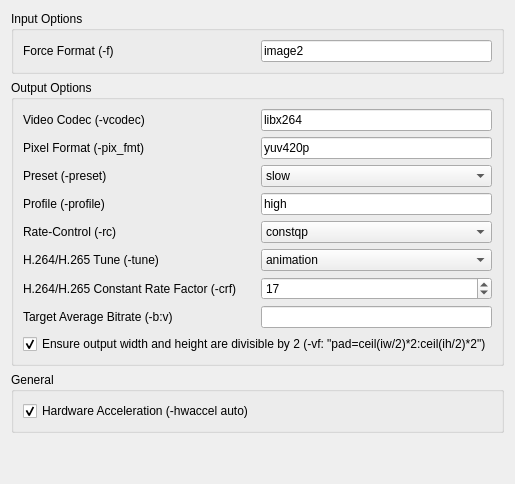
              <widget class="QWidget" name="ffmpegAssembleVideoTab">
               <attribute name="title">
                <string>Video Assembly</string>
               </attribute>
               <layout class="QVBoxLayout" name="verticalLayout_23">
                <item>
                 <widget class="QGroupBox" name="ffmpegAssembleVideoInputOptionsGroupBox">
                  <property name="title">
                   <string>Input Options</string>
                  </property>
                  <layout class="QVBoxLayout" name="verticalLayout_25">
                   <item>
                    <layout class="QHBoxLayout" name="ffmpegAssembleVideoInputOptionsForceFormatHorizontalLayout">
                     <item>
                      <widget class="QLabel" name="ffmpegAssembleVideoInputOptionsForceFormatLabel">
                       <property name="text">
                        <string>Force Format (-f)</string>
                       </property>
                      </widget>
                     </item>
                     <item>
                      <widget class="QLineEdit" name="ffmpegAssembleVideoInputOptionsForceFormatLineEdit">
                       <property name="sizePolicy">
                        <sizepolicy hsizetype="Preferred" vsizetype="Fixed">
                         <horstretch>0</horstretch>
                         <verstretch>0</verstretch>
                        </sizepolicy>
                       </property>
                       <property name="text">
                        <string>image2</string>
                       </property>
                      </widget>
                     </item>
                    </layout>
                   </item>
                  </layout>
                 </widget>
                </item>
                <item>
                 <widget class="QGroupBox" name="ffmpegAssembleVideoOutputOptionsGroupBox">
                  <property name="title">
                   <string>Output Options</string>
                  </property>
                  <layout class="QVBoxLayout" name="verticalLayout_26">
                   <item>
                    <layout class="QHBoxLayout" name="ffmpegAssembleVideoOutputOptionsVideoCodecHorizontalLayout">
                     <item>
                      <widget class="QLabel" name="ffmpegAssembleVideoOutputOptionsVideoCodecLabel">
                       <property name="text">
                        <string>Video Codec (-vcodec)</string>
                       </property>
                      </widget>
                     </item>
                     <item>
                      <widget class="QLineEdit" name="ffmpegAssembleVideoOutputOptionsVideoCodecLineEdit">
                       <property name="sizePolicy">
                        <sizepolicy hsizetype="Preferred" vsizetype="Fixed">
                         <horstretch>0</horstretch>
                         <verstretch>0</verstretch>
                        </sizepolicy>
                       </property>
                       <property name="text">
                        <string>libx264</string>
                       </property>
                      </widget>
                     </item>
                    </layout>
                   </item>
                   <item>
                    <layout class="QHBoxLayout" name="ffmpegAssembleVideoOutputOptionsPixelFormatHorizontalLayout">
                     <item>
                      <widget class="QLabel" name="ffmpegAssembleVideoOutputOptionsPixelFormatLabel">
                       <property name="text">
                        <string>Pixel Format (-pix_fmt)</string>
                       </property>
                      </widget>
                     </item>
                     <item>
                      <widget class="QLineEdit" name="ffmpegAssembleVideoOutputOptionsPixelFormatLineEdit">
                       <property name="sizePolicy">
                        <sizepolicy hsizetype="Preferred" vsizetype="Fixed">
                         <horstretch>0</horstretch>
                         <verstretch>0</verstretch>
                        </sizepolicy>
                       </property>
                       <property name="text">
                        <string>yuv420p</string>
                       </property>
                      </widget>
                     </item>
                    </layout>
                   </item>
                   <item>
                    <layout class="QHBoxLayout" name="ffmpegAssembleVideoOutputOptionsGPUEncodingPresetHorizontalLayout">
                     <item>
                      <widget class="QLabel" name="ffmpegAssembleVideoOutputOptionsGPUEncodingPresetLabel">
                       <property name="text">
                        <string>Preset (-preset)</string>
                       </property>
                      </widget>
                     </item>
                     <item>
                      <widget class="QComboBox" name="ffmpegAssembleVideoOutputOptionsGPUEncodingPresetComboBox">
                       <item>
                        <property name="text">
                         <string>slow</string>
                        </property>
                       </item>
                       <item>
                        <property name="text">
                         <string>medium</string>
                        </property>
                       </item>
                       <item>
                        <property name="text">
                         <string>fast</string>
                        </property>
                       </item>
                       <item>
                        <property name="text">
                         <string>hp</string>
                        </property>
                       </item>
                       <item>
                        <property name="text">
                         <string>hq</string>
                        </property>
                       </item>
                       <item>
                        <property name="text">
                         <string>bd</string>
                        </property>
                       </item>
                       <item>
                        <property name="text">
                         <string>ll</string>
                        </property>
                       </item>
                       <item>
                        <property name="text">
                         <string>llhq</string>
                        </property>
                       </item>
                       <item>
                        <property name="text">
                         <string>llhp</string>
                        </property>
                       </item>
                       <item>
                        <property name="text">
                         <string>lossless</string>
                        </property>
                       </item>
                       <item>
                        <property name="text">
                         <string>losslesshp</string>
                        </property>
                       </item>
                       <item>
                        <property name="text">
                         <string>p1</string>
                        </property>
                       </item>
                       <item>
                        <property name="text">
                         <string>p2</string>
                        </property>
                       </item>
                       <item>
                        <property name="text">
                         <string>p3</string>
                        </property>
                       </item>
                       <item>
                        <property name="text">
                         <string>p4</string>
                        </property>
                       </item>
                       <item>
                        <property name="text">
                         <string>p5</string>
                        </property>
                       </item>
                       <item>
                        <property name="text">
                         <string>p6</string>
                        </property>
                       </item>
                       <item>
                        <property name="text">
                         <string>p7</string>
                        </property>
                       </item>
                      </widget>
                     </item>
                    </layout>
                   </item>
                   <item>
                    <layout class="QHBoxLayout" name="ffmpegAssembleVideoOutputOptionsGPUEncodingProfileHorizontalLayout">
                     <item>
                      <widget class="QLabel" name="ffmpegAssembleVideoOutputOptionsGPUEncodingProfileLabel">
                       <property name="enabled">
                        <bool>true</bool>
                       </property>
                       <property name="text">
                        <string>Profile (-profile)</string>
                       </property>
                      </widget>
                     </item>
                     <item>
                      <widget class="QLineEdit" name="ffmpegAssembleVideoOutputOptionsGPUEncodingProfileLineEdit">
                       <property name="enabled">
                        <bool>true</bool>
                       </property>
                       <property name="sizePolicy">
                        <sizepolicy hsizetype="Preferred" vsizetype="Fixed">
                         <horstretch>0</horstretch>
                         <verstretch>0</verstretch>
                        </sizepolicy>
                       </property>
                       <property name="text">
                        <string>high</string>
                       </property>
                      </widget>
                     </item>
                    </layout>
                   </item>
                   <item>
                    <layout class="QHBoxLayout" name="ffmpegAssembleVideoOutputOptionsGPUEncodingRateControlHorizontalLayou">
                     <item>
                      <widget class="QLabel" name="ffmpegAssembleVideoOutputOptionsGPUEncodingRateControlLabel">
                       <property name="text">
                        <string>Rate-Control (-rc)</string>
                       </property>
                      </widget>
                     </item>
                     <item>
                      <widget class="QComboBox" name="ffmpegAssembleVideoOutputOptionsGPUEncodingRateControlComboBox">
                       <item>
                        <property name="text">
                         <string>constqp</string>
                        </property>
                       </item>
                       <item>
                        <property name="text">
                         <string>vbr</string>
                        </property>
                       </item>
                       <item>
                        <property name="text">
                         <string>cbr</string>
                        </property>
                       </item>
                       <item>
                        <property name="text">
                         <string>vbr_minqp</string>
                        </property>
                       </item>
                       <item>
                        <property name="text">
                         <string>ll_2pass_quality</string>
                        </property>
                       </item>
                       <item>
                        <property name="text">
                         <string>ll_2pass_size</string>
                        </property>
                       </item>
                       <item>
                        <property name="text">
                         <string>vbr_2pass</string>
                        </property>
                       </item>
                       <item>
                        <property name="text">
                         <string>cbr_ld_hq</string>
                        </property>
                       </item>
                       <item>
                        <property name="text">
                         <string>cbr_hq</string>
                        </property>
                       </item>
                       <item>
                        <property name="text">
                         <string>vbr_hq</string>
                        </property>
                       </item>
                      </widget>
                     </item>
                    </layout>
                   </item>
                   <item>
                    <layout class="QHBoxLayout" name="ffmpegAssembleVideoOutputOptionsTuneHorizontalLayout">
                     <item>
                      <widget class="QLabel" name="ffmpegAssembleVideoOutputOptionsTuneLabel">
                       <property name="text">
                        <string>H.264/H.265 Tune (-tune)</string>
                       </property>
                      </widget>
                     </item>
                     <item>
                      <widget class="QComboBox" name="ffmpegAssembleVideoOutputOptionsTuneComboBox">
                       <property name="toolTip">
                        <string>&lt;html&gt;&lt;head/&gt;&lt;body&gt;&lt;p&gt;- film (x264 only): use for high quality movie content; lowers deblocking&lt;/p&gt;&lt;p&gt;- animation (x264 only): good for cartoons; uses higher deblocking and more reference frames&lt;/p&gt;&lt;p&gt;- grain: preserves the grain structure in old, grainy film material&lt;/p&gt;&lt;p&gt;- stillimage: (x264 only) good for slideshow-like content&lt;/p&gt;&lt;p&gt;- fastdecode: allows faster decoding by disabling certain filters&lt;/p&gt;&lt;p&gt;- zerolatency: good for fast encoding and low-latency streaming&lt;/p&gt;&lt;p&gt;- psnr: ignore this as it is only used for codec development&lt;/p&gt;&lt;p&gt;- ssim: ignore this as it is only used for codec development &lt;/p&gt;&lt;/body&gt;&lt;/html&gt;</string>
                       </property>
                       <item>
                        <property name="text">
                         <string>animation</string>
                        </property>
                       </item>
                       <item>
                        <property name="text">
                         <string>film</string>
                        </property>
                       </item>
                       <item>
                        <property name="text">
                         <string>grain</string>
                        </property>
                       </item>
                       <item>
                        <property name="text">
                         <string>stillimage</string>
                        </property>
                       </item>
                       <item>
                        <property name="text">
                         <string>fastdecode</string>
                        </property>
                       </item>
                       <item>
                        <property name="text">
                         <string>zerolatency</string>
                        </property>
                       </item>
                       <item>
                        <property name="text">
                         <string>psnr</string>
                        </property>
                       </item>
                       <item>
                        <property name="text">
                         <string>ssim</string>
                        </property>
                       </item>
                      </widget>
                     </item>
                    </layout>
                   </item>
                   <item>
                    <layout class="QHBoxLayout" name="ffmpegAssembleVideoOutputOptionsCrfHorizontalLayout">
                     <item>
                      <widget class="QLabel" name="ffmpegAssembleVideoOutputOptionsCrfLabel">
                       <property name="text">
                        <string>H.264/H.265 Constant Rate Factor (-crf)</string>
                       </property>
                      </widget>
                     </item>
                     <item>
                      <widget class="QSpinBox" name="ffmpegAssembleVideoOutputOptionsCrfSpinBox">
                       <property name="maximum">
                        <number>51</number>
                       </property>
                       <property name="value">
                        <number>17</number>
                       </property>
                      </widget>
                     </item>
                    </layout>
                   </item>
                   <item>
                    <layout class="QHBoxLayout" name="ffmpegAssembleVideoOutputOptionsBitrateHorizontalLayout">
                     <item>
                      <widget class="QLabel" name="ffmpegAssembleVideoOutputOptionsBitrateLabel">
                       <property name="text">
                        <string>Target Average Bitrate (-b:v)</string>
                       </property>
                      </widget>
                     </item>
                     <item>
                      <widget class="QLineEdit" name="ffmpegAssembleVideoOutputOptionsBitrateLineEdit">
                       <property name="sizePolicy">
                        <sizepolicy hsizetype="Preferred" vsizetype="Fixed">
                         <horstretch>0</horstretch>
                         <verstretch>0</verstretch>
                        </sizepolicy>
                       </property>
                       <property name="text">
                        <string/>
                       </property>
                      </widget>
                     </item>
                    </layout>
                   </item>
                   <item>
                    <widget class="QCheckBox" name="ffmpegAssembleVideoOutputOptionsEnsureDivisibleCheckBox">
                     <property name="text">
                      <string>Ensure output width and height are divisible by 2 (-vf: &quot;pad=ceil(iw/2)*2:ceil(ih/2)*2&quot;)</string>
                     </property>
                     <property name="checked">
                      <bool>true</bool>
                     </property>
                    </widget>
                   </item>
                  </layout>
                 </widget>
                </item>
                <item>
                 <widget class="QGroupBox" name="ffmpegAssembleVideoGeneralGroupBox">
                  <property name="title">
                   <string>General</string>
                  </property>
                  <layout class="QVBoxLayout" name="verticalLayout_22">
                   <item>
                    <widget class="QCheckBox" name="ffmpegAssembleVideoHardwareAccelerationCheckBox">
                     <property name="text">
                      <string>Hardware Acceleration (-hwaccel auto)</string>
                     </property>
                     <property name="checked">
                      <bool>true</bool>
                     </property>
                    </widget>
                   </item>
                  </layout>
                 </widget>
                </item>
                <item>
                 <spacer name="ffmpegAssembleVideoOutputOptionsVerticalSpacer">
                  <property name="orientation">
                   <enum>Qt::Vertical</enum>
                  </property>
                  <property name="sizeHint" stdset="0">
                   <size>
                    <width>20</width>
                    <height>40</height>
                   </size>
                  </property>
                 </spacer>
                </item>
               </layout>
              </widget>
